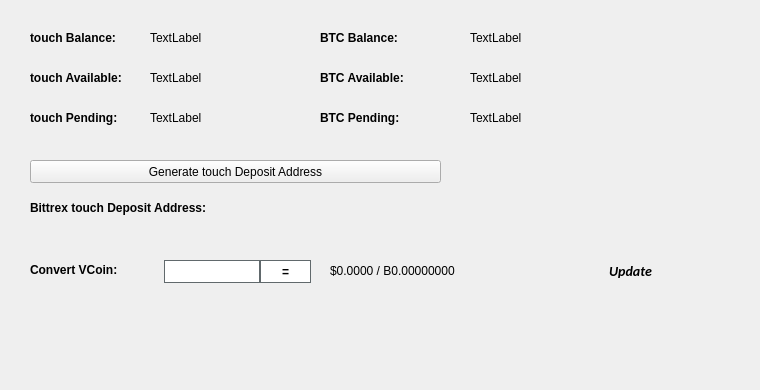
   <widget class="QWidget" name="BalanceTab">
    <attribute name="title">
     <string>Balance</string>
    </attribute>
    <widget class="QLabel" name="BitcoinBalanceLabel">
     <property name="geometry">
      <rect>
       <x>470</x>
       <y>30</y>
       <width>150</width>
       <height>16</height>
      </rect>
     </property>
     <property name="text">
      <string>TextLabel</string>
     </property>
    </widget>
    <widget class="QLabel" name="touchBalanceLabel">
     <property name="geometry">
      <rect>
       <x>150</x>
       <y>30</y>
       <width>150</width>
       <height>16</height>
      </rect>
     </property>
     <property name="text">
      <string>TextLabel</string>
     </property>
    </widget>
    <widget class="QLabel" name="label_11">
     <property name="geometry">
      <rect>
       <x>30</x>
       <y>30</y>
       <width>101</width>
       <height>16</height>
      </rect>
     </property>
     <property name="font">
      <font>
       <weight>75</weight>
       <bold>true</bold>
      </font>
     </property>
     <property name="text">
      <string>touch Balance:</string>
     </property>
    </widget>
    <widget class="QLabel" name="label_12">
     <property name="geometry">
      <rect>
       <x>320</x>
       <y>30</y>
       <width>101</width>
       <height>16</height>
      </rect>
     </property>
     <property name="font">
      <font>
       <weight>75</weight>
       <bold>true</bold>
      </font>
     </property>
     <property name="text">
      <string>BTC Balance:</string>
     </property>
    </widget>
    <widget class="QLabel" name="touchAvailableLabel_2">
     <property name="geometry">
      <rect>
       <x>150</x>
       <y>70</y>
       <width>150</width>
       <height>16</height>
      </rect>
     </property>
     <property name="text">
      <string>TextLabel</string>
     </property>
    </widget>
    <widget class="QLabel" name="label_13">
     <property name="geometry">
      <rect>
       <x>30</x>
       <y>70</y>
       <width>111</width>
       <height>16</height>
      </rect>
     </property>
     <property name="font">
      <font>
       <weight>75</weight>
       <bold>true</bold>
      </font>
     </property>
     <property name="text">
      <string>touch Available:</string>
     </property>
    </widget>
    <widget class="QLabel" name="label_14">
     <property name="geometry">
      <rect>
       <x>30</x>
       <y>110</y>
       <width>101</width>
       <height>16</height>
      </rect>
     </property>
     <property name="font">
      <font>
       <weight>75</weight>
       <bold>true</bold>
      </font>
     </property>
     <property name="text">
      <string>touch Pending:</string>
     </property>
    </widget>
    <widget class="QLabel" name="touchPendingLabel">
     <property name="geometry">
      <rect>
       <x>150</x>
       <y>110</y>
       <width>150</width>
       <height>16</height>
      </rect>
     </property>
     <property name="text">
      <string>TextLabel</string>
     </property>
    </widget>
    <widget class="QLabel" name="label_15">
     <property name="geometry">
      <rect>
       <x>320</x>
       <y>70</y>
       <width>111</width>
       <height>16</height>
      </rect>
     </property>
     <property name="font">
      <font>
       <weight>75</weight>
       <bold>true</bold>
      </font>
     </property>
     <property name="text">
      <string>BTC Available:</string>
     </property>
    </widget>
    <widget class="QLabel" name="BitcoinAvailableLabel">
     <property name="geometry">
      <rect>
       <x>470</x>
       <y>70</y>
       <width>150</width>
       <height>16</height>
      </rect>
     </property>
     <property name="text">
      <string>TextLabel</string>
     </property>
    </widget>
    <widget class="QLabel" name="label_31">
     <property name="geometry">
      <rect>
       <x>320</x>
       <y>110</y>
       <width>111</width>
       <height>16</height>
      </rect>
     </property>
     <property name="font">
      <font>
       <weight>75</weight>
       <bold>true</bold>
      </font>
     </property>
     <property name="text">
      <string>BTC Pending:</string>
     </property>
    </widget>
    <widget class="QLabel" name="BitcoinPendingLabel">
     <property name="geometry">
      <rect>
       <x>470</x>
       <y>110</y>
       <width>150</width>
       <height>16</height>
      </rect>
     </property>
     <property name="text">
      <string>TextLabel</string>
     </property>
    </widget>
    <widget class="QLabel" name="label_33">
     <property name="geometry">
      <rect>
       <x>30</x>
       <y>200</y>
       <width>221</width>
       <height>16</height>
      </rect>
     </property>
     <property name="font">
      <font>
       <weight>75</weight>
       <bold>true</bold>
      </font>
     </property>
     <property name="text">
      <string>Bittrex touch Deposit Address:</string>
     </property>
    </widget>
    <widget class="QPushButton" name="GenDepositBTN">
     <property name="geometry">
      <rect>
       <x>30</x>
       <y>160</y>
       <width>411</width>
       <height>23</height>
      </rect>
     </property>
     <property name="text">
      <string>Generate touch Deposit Address</string>
     </property>
     <property name="icon">
      <iconset resource="../touch.qrc">
       <normaloff>:/icons/bitcoin</normaloff>:/icons/bitcoin</iconset>
     </property>
    </widget>
    <widget class="QLabel" name="DepositAddressLabel">
     <property name="geometry">
      <rect>
       <x>200</x>
       <y>200</y>
       <width>261</width>
       <height>16</height>
      </rect>
     </property>
     <property name="palette">
      <palette>
       <active>
        <colorrole role="WindowText">
         <brush brushstyle="SolidPattern">
          <color alpha="255">
           <red>0</red>
           <green>0</green>
           <blue>0</blue>
          </color>
         </brush>
        </colorrole>
        <colorrole role="Text">
         <brush brushstyle="SolidPattern">
          <color alpha="255">
           <red>0</red>
           <green>0</green>
           <blue>255</blue>
          </color>
         </brush>
        </colorrole>
       </active>
       <inactive>
        <colorrole role="WindowText">
         <brush brushstyle="SolidPattern">
          <color alpha="255">
           <red>0</red>
           <green>0</green>
           <blue>0</blue>
          </color>
         </brush>
        </colorrole>
        <colorrole role="Text">
         <brush brushstyle="SolidPattern">
          <color alpha="255">
           <red>0</red>
           <green>0</green>
           <blue>255</blue>
          </color>
         </brush>
        </colorrole>
       </inactive>
       <disabled>
        <colorrole role="WindowText">
         <brush brushstyle="SolidPattern">
          <color alpha="255">
           <red>120</red>
           <green>120</green>
           <blue>120</blue>
          </color>
         </brush>
        </colorrole>
        <colorrole role="Text">
         <brush brushstyle="SolidPattern">
          <color alpha="255">
           <red>120</red>
           <green>120</green>
           <blue>120</blue>
          </color>
         </brush>
        </colorrole>
       </disabled>
      </palette>
     </property>
     <property name="font">
      <font>
       <weight>75</weight>
       <bold>true</bold>
      </font>
     </property>
     <property name="text">
      <string/>
     </property>
     <property name="alignment">
      <set>Qt::AlignRight|Qt::AlignTrailing|Qt::AlignVCenter</set>
     </property>
     <property name="textInteractionFlags">
      <set>Qt::LinksAccessibleByMouse|Qt::TextSelectableByKeyboard|Qt::TextSelectableByMouse</set>
     </property>
    </widget>
    <widget class="QLabel" name="label_8">
     <property name="geometry">
      <rect>
       <x>460</x>
       <y>300</y>
       <width>281</width>
       <height>81</height>
      </rect>
     </property>
     <property name="text">
      <string/>
     </property>
     <property name="pixmap">
      <pixmap>:/images/bittrex</pixmap>
     </property>
    </widget>
    <widget class="QWidget" name="widgetConversion" native="true">
     <property name="geometry">
      <rect>
       <x>0</x>
       <y>250</y>
       <width>751</width>
       <height>43</height>
      </rect>
     </property>
     <property name="minimumSize">
      <size>
       <width>0</width>
       <height>43</height>
      </size>
     </property>
     <property name="styleSheet">
      <string notr="true"/>
     </property>
     <widget class="QPushButton" name="btnUpdateMarketData">
      <property name="geometry">
       <rect>
        <x>575</x>
        <y>0</y>
        <width>111</width>
        <height>41</height>
       </rect>
      </property>
      <property name="sizePolicy">
       <sizepolicy hsizetype="Expanding" vsizetype="Expanding">
        <horstretch>0</horstretch>
        <verstretch>0</verstretch>
       </sizepolicy>
      </property>
      <property name="font">
       <font>
        <family>calibri</family>
        <pointsize>-1</pointsize>
        <weight>75</weight>
        <italic>true</italic>
        <bold>true</bold>
       </font>
      </property>
      <property name="styleSheet">
       <string notr="true">margin:0px;text-align:center;padding:2px;border-radius:3px;font-style:italic;width:100px;font-size:14px;font-family:calibri;font-weight:600;</string>
      </property>
      <property name="text">
       <string>Update</string>
      </property>
      <property name="iconSize">
       <size>
        <width>150</width>
        <height>35</height>
       </size>
      </property>
      <property name="autoDefault">
       <bool>true</bool>
      </property>
      <property name="default">
       <bool>true</bool>
      </property>
     </widget>
     <widget class="QLabel" name="lblConvertVCoin">
      <property name="geometry">
       <rect>
        <x>30</x>
        <y>10</y>
        <width>131</width>
        <height>20</height>
       </rect>
      </property>
      <property name="styleSheet">
       <string notr="true"/>
      </property>
      <property name="text">
       <string>&lt;html&gt;&lt;head/&gt;&lt;body&gt;&lt;p&gt;&lt;span style=&quot; font-weight:600;&quot;&gt;Convert VCoin:&lt;/span&gt;&lt;/p&gt;&lt;/body&gt;&lt;/html&gt;</string>
      </property>
     </widget>
     <widget class="QLineEdit" name="txtConvertVCoinQty">
      <property name="geometry">
       <rect>
        <x>160</x>
        <y>10</y>
        <width>100</width>
        <height>23</height>
       </rect>
      </property>
      <property name="minimumSize">
       <size>
        <width>100</width>
        <height>23</height>
       </size>
      </property>
      <property name="maximumSize">
       <size>
        <width>100</width>
        <height>16777215</height>
       </size>
      </property>
      <property name="styleSheet">
       <string notr="true">border: 1px solid #61696c;margin-left:4px;</string>
      </property>
     </widget>
     <widget class="QPushButton" name="btnConverttouch">
      <property name="geometry">
       <rect>
        <x>260</x>
        <y>10</y>
        <width>51</width>
        <height>23</height>
       </rect>
      </property>
      <property name="minimumSize">
       <size>
        <width>0</width>
        <height>23</height>
       </size>
      </property>
      <property name="styleSheet">
       <string notr="true">border:1px solid #61696c;background:white;font-weight:600;</string>
      </property>
      <property name="text">
       <string>=</string>
      </property>
     </widget>
     <widget class="QLabel" name="lblConvertVCoinResults">
      <property name="geometry">
       <rect>
        <x>330</x>
        <y>0</y>
        <width>201</width>
        <height>41</height>
       </rect>
      </property>
      <property name="styleSheet">
       <string notr="true"/>
      </property>
      <property name="text">
       <string>$0.0000 / B0.00000000</string>
      </property>
     </widget>
     <widget class="QLabel" name="iconOverviewUpdateWait">
      <property name="geometry">
       <rect>
        <x>670</x>
        <y>10</y>
        <width>24</width>
        <height>24</height>
       </rect>
      </property>
      <property name="text">
       <string/>
      </property>
      <property name="pixmap">
       <pixmap resource="../touch.qrc">:/icons/transaction_1</pixmap>
      </property>
      <property name="scaledContents">
       <bool>true</bool>
      </property>
      <property name="alignment">
       <set>Qt::AlignCenter</set>
      </property>
     </widget>
    </widget>
   </widget>
